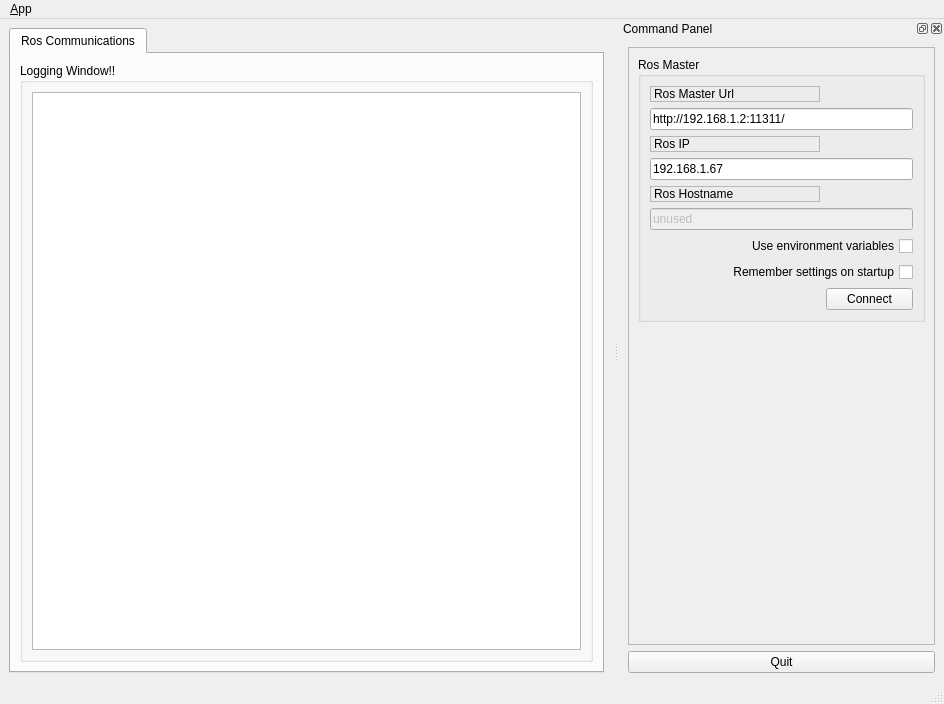
<?xml version="1.0" encoding="UTF-8"?>
<ui version="4.0">
 <class>MainWindowDesign</class>
 <widget class="QMainWindow" name="MainWindowDesign">
  <property name="geometry">
   <rect>
    <x>0</x>
    <y>0</y>
    <width>944</width>
    <height>704</height>
   </rect>
  </property>
  <property name="windowTitle">
   <string>QRosApp</string>
  </property>
  <property name="windowIcon">
   <iconset resource="../resources/images.qrc">
    <normaloff>:/images/icon.png</normaloff>:/images/icon.png</iconset>
  </property>
  <property name="locale">
   <locale language="English" country="Australia"/>
  </property>
  <widget class="QWidget" name="centralwidget">
   <layout class="QHBoxLayout">
    <item>
     <widget class="QTabWidget" name="tab_manager">
      <property name="minimumSize">
       <size>
        <width>100</width>
        <height>0</height>
       </size>
      </property>
      <property name="locale">
       <locale language="English" country="Australia"/>
      </property>
      <property name="currentIndex">
       <number>0</number>
      </property>
      <widget class="QWidget" name="tab_status">
       <attribute name="title">
        <string>Ros Communications</string>
       </attribute>
       <layout class="QVBoxLayout" name="verticalLayout_2">
        <item>
         <widget class="QGroupBox" name="groupBox_12">
          <property name="sizePolicy">
           <sizepolicy hsizetype="MinimumExpanding" vsizetype="Preferred">
            <horstretch>0</horstretch>
            <verstretch>0</verstretch>
           </sizepolicy>
          </property>
          <property name="title">
           <string>Logging Window!!</string>
          </property>
          <layout class="QGridLayout" name="gridLayout_3">
           <item row="0" column="0">
            <widget class="QListView" name="view_logging"/>
           </item>
          </layout>
         </widget>
        </item>
       </layout>
      </widget>
     </widget>
    </item>
   </layout>
  </widget>
  <widget class="QMenuBar" name="menubar">
   <property name="geometry">
    <rect>
     <x>0</x>
     <y>0</y>
     <width>944</width>
     <height>22</height>
    </rect>
   </property>
   <widget class="QMenu" name="menu_File">
    <property name="title">
     <string>&amp;App</string>
    </property>
    <addaction name="action_Preferences"/>
    <addaction name="separator"/>
    <addaction name="actionAbout"/>
    <addaction name="actionAbout_Qt"/>
    <addaction name="separator"/>
    <addaction name="action_Quit"/>
   </widget>
   <addaction name="menu_File"/>
  </widget>
  <widget class="QStatusBar" name="statusbar"/>
  <widget class="QDockWidget" name="dock_status">
   <property name="sizePolicy">
    <sizepolicy hsizetype="Minimum" vsizetype="Preferred">
     <horstretch>0</horstretch>
     <verstretch>0</verstretch>
    </sizepolicy>
   </property>
   <property name="minimumSize">
    <size>
     <width>325</width>
     <height>389</height>
    </size>
   </property>
   <property name="allowedAreas">
    <set>Qt::RightDockWidgetArea</set>
   </property>
   <property name="windowTitle">
    <string>Command Panel</string>
   </property>
   <attribute name="dockWidgetArea">
    <number>2</number>
   </attribute>
   <widget class="QWidget" name="dockWidgetContents_2">
    <layout class="QVBoxLayout" name="verticalLayout">
     <item>
      <widget class="QFrame" name="frame">
       <property name="sizePolicy">
        <sizepolicy hsizetype="Minimum" vsizetype="Preferred">
         <horstretch>0</horstretch>
         <verstretch>0</verstretch>
        </sizepolicy>
       </property>
       <property name="frameShape">
        <enum>QFrame::StyledPanel</enum>
       </property>
       <property name="frameShadow">
        <enum>QFrame::Raised</enum>
       </property>
       <layout class="QVBoxLayout" name="verticalLayout_3">
        <item>
         <widget class="QGroupBox" name="groupBox">
          <property name="title">
           <string>Ros Master</string>
          </property>
          <layout class="QGridLayout" name="gridLayout">
           <item row="0" column="0">
            <widget class="QLabel" name="label">
             <property name="frameShape">
              <enum>QFrame::StyledPanel</enum>
             </property>
             <property name="frameShadow">
              <enum>QFrame::Raised</enum>
             </property>
             <property name="text">
              <string>Ros Master Url</string>
             </property>
            </widget>
           </item>
           <item row="1" column="0" colspan="2">
            <widget class="QLineEdit" name="line_edit_master">
             <property name="text">
              <string>http://192.168.1.2:11311/</string>
             </property>
            </widget>
           </item>
           <item row="2" column="0">
            <widget class="QLabel" name="label_2">
             <property name="frameShape">
              <enum>QFrame::StyledPanel</enum>
             </property>
             <property name="frameShadow">
              <enum>QFrame::Raised</enum>
             </property>
             <property name="text">
              <string>Ros IP</string>
             </property>
            </widget>
           </item>
           <item row="3" column="0" colspan="2">
            <widget class="QLineEdit" name="line_edit_host">
             <property name="text">
              <string>192.168.1.67</string>
             </property>
            </widget>
           </item>
           <item row="4" column="0">
            <widget class="QLabel" name="label_3">
             <property name="frameShape">
              <enum>QFrame::StyledPanel</enum>
             </property>
             <property name="frameShadow">
              <enum>QFrame::Raised</enum>
             </property>
             <property name="text">
              <string>Ros Hostname</string>
             </property>
            </widget>
           </item>
           <item row="5" column="0" colspan="2">
            <widget class="QLineEdit" name="line_edit_topic">
             <property name="enabled">
              <bool>false</bool>
             </property>
             <property name="text">
              <string>unused</string>
             </property>
            </widget>
           </item>
           <item row="6" column="0" colspan="2">
            <widget class="QCheckBox" name="checkbox_use_environment">
             <property name="layoutDirection">
              <enum>Qt::RightToLeft</enum>
             </property>
             <property name="text">
              <string>Use environment variables</string>
             </property>
            </widget>
           </item>
           <item row="7" column="0" colspan="2">
            <widget class="QCheckBox" name="checkbox_remember_settings">
             <property name="layoutDirection">
              <enum>Qt::RightToLeft</enum>
             </property>
             <property name="text">
              <string>Remember settings on startup</string>
             </property>
            </widget>
           </item>
           <item row="8" column="0">
            <spacer name="horizontalSpacer">
             <property name="orientation">
              <enum>Qt::Horizontal</enum>
             </property>
             <property name="sizeHint" stdset="0">
              <size>
               <width>170</width>
               <height>21</height>
              </size>
             </property>
            </spacer>
           </item>
           <item row="8" column="1">
            <widget class="QPushButton" name="button_connect">
             <property name="enabled">
              <bool>true</bool>
             </property>
             <property name="sizePolicy">
              <sizepolicy hsizetype="MinimumExpanding" vsizetype="Fixed">
               <horstretch>0</horstretch>
               <verstretch>0</verstretch>
              </sizepolicy>
             </property>
             <property name="toolTip">
              <string>Set the target to the current joint trajectory state.</string>
             </property>
             <property name="statusTip">
              <string>Clear all waypoints and set the target to the current joint trajectory state.</string>
             </property>
             <property name="text">
              <string>Connect</string>
             </property>
            </widget>
           </item>
          </layout>
         </widget>
        </item>
        <item>
         <spacer name="verticalSpacer_3">
          <property name="orientation">
           <enum>Qt::Vertical</enum>
          </property>
          <property name="sizeHint" stdset="0">
           <size>
            <width>20</width>
            <height>233</height>
           </size>
          </property>
         </spacer>
        </item>
       </layout>
      </widget>
     </item>
     <item>
      <widget class="QPushButton" name="quit_button">
       <property name="sizePolicy">
        <sizepolicy hsizetype="MinimumExpanding" vsizetype="Fixed">
         <horstretch>0</horstretch>
         <verstretch>0</verstretch>
        </sizepolicy>
       </property>
       <property name="text">
        <string>Quit</string>
       </property>
      </widget>
     </item>
    </layout>
   </widget>
  </widget>
  <action name="action_Quit">
   <property name="text">
    <string>&amp;Quit</string>
   </property>
   <property name="shortcut">
    <string>Ctrl+Q</string>
   </property>
   <property name="shortcutContext">
    <enum>Qt::ApplicationShortcut</enum>
   </property>
  </action>
  <action name="action_Preferences">
   <property name="text">
    <string>&amp;Preferences</string>
   </property>
  </action>
  <action name="actionAbout">
   <property name="text">
    <string>&amp;About</string>
   </property>
  </action>
  <action name="actionAbout_Qt">
   <property name="text">
    <string>About &amp;Qt</string>
   </property>
  </action>
 </widget>
 <resources>
  <include location="../resources/images.qrc"/>
 </resources>
 <connections>
  <connection>
   <sender>action_Quit</sender>
   <signal>triggered()</signal>
   <receiver>MainWindowDesign</receiver>
   <slot>close()</slot>
   <hints>
    <hint type="sourcelabel">
     <x>-1</x>
     <y>-1</y>
    </hint>
    <hint type="destinationlabel">
     <x>399</x>
     <y>299</y>
    </hint>
   </hints>
  </connection>
  <connection>
   <sender>quit_button</sender>
   <signal>clicked()</signal>
   <receiver>MainWindowDesign</receiver>
   <slot>close()</slot>
   <hints>
    <hint type="sourcelabel">
     <x>859</x>
     <y>552</y>
    </hint>
    <hint type="destinationlabel">
     <x>469</x>
     <y>299</y>
    </hint>
   </hints>
  </connection>
 </connections>
</ui>
